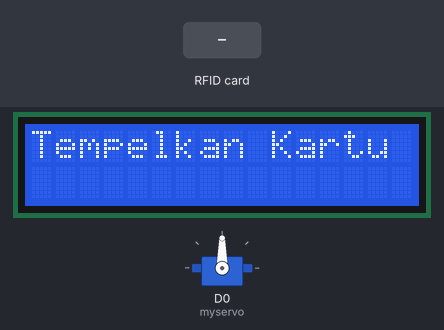
Recording of a program running on a simulated ESP8266 (NodeMCU). Parts: servo, 16×2 character LCD. Inputs (shaded band) come from the test bench. WiFi joins after 1.5 s; servers stay silent unless stated; uploads are accepted with an empty reply; what the program prints to the serial monitor is not drawn.

Above: at 3.3 s.
3.4 s: RFID card 5E 7A 19 C4 held to the reader
At 4.4 s:
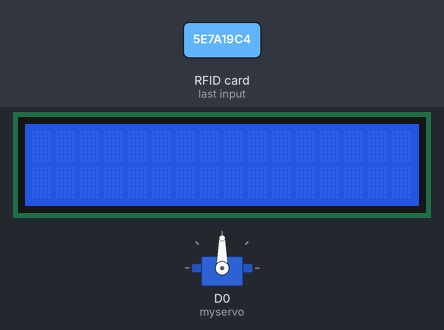
Timing chart, 0 to 6.4 s (numbered marks = the images above; inputs shaded):
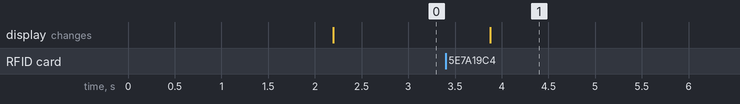

Measured:
- after the input at 3.4 s, the display: changes after 0.48 s (image 1)

The program:

main.cpp
```cpp
#include <Arduino.h>
#include <Servo.h> // Library untuk Servo
#include <LiquidCrystal_I2C.h>
#include <SPI.h>
#include <MFRC522.h>
#include <ArduinoJson.h>
#include <ESP8266WiFi.h>
#include <ESP8266HTTPClient.h>
#include <WiFiClient.h>

#define RST_PIN D1
#define SDA_PIN D2

LiquidCrystal_I2C lcd(0x27, 16, 2);
MFRC522 mfrc522(SDA_PIN, RST_PIN);
Servo myservo; // Inisialisasi objek Servo
const char *ssid = "YOUR_WIFI";
const char *password = "*********";
String content = "";

void setup()
{
  // myservo.attach(D6); // Pin Servo dihubungkan ke pin D1 pada NodeMCU
  Serial.begin(9600);
  SPI.begin();
  mfrc522.PCD_Init();
  Wire.begin(2, 0);

  myservo.attach(D0);
  lcd.begin(16, 2);
  lcd.init();
  lcd.backlight();
  lcd.setCursor(0, 0);
  WiFi.begin(ssid, password);
  while (WiFi.status() != WL_CONNECTED)
  {
    delay(1000);
    Serial.println("Connecting..");
  }
  Serial.print("Connected to: ");
  Serial.print("http://");
  Serial.print(WiFi.localIP());
  Serial.println("");
  lcd.print("Tempelkan Kartu");
  Serial.println("Tempelkan Kartu");
}

void scrollMessage(int row, String message, int delayTime, int totalColumns)
{
  for (int i = 0; i < totalColumns; i++)
  {
    message = " " + message;
  }
  message = message + " ";
  for (int position = 0; position < message.length(); position++)
  {
    lcd.setCursor(0, row);
    lcd.print(message.substring(position, position + totalColumns));
    delay(delayTime);
  }
}

void parseJson(String cts)
{
  WiFiClient client;
  HTTPClient http;
  http.begin(client, "http://192.168.1.12:8080/vendmcu/public/api/transaksi");
  http.addHeader("Content-Type", "application/x-www-form-urlencoded");
  int httpResponseCode = http.POST("uid=" + cts);
  delay(100);
  if (httpResponseCode > 0)
  {
    String response = http.getString();
    // Serial.println(response);
    char json[500];
    response.toCharArray(json, 500);
    StaticJsonDocument<200> doc;
    deserializeJson(doc, json);

    const char *status = doc["status"];
    const char *nama = doc["pelanggan"]["nama"];
    int saldo_sebelum = doc["pelanggan"]["saldo"];
    int nilai_transaksi = doc["nilai_transaksi"];
    int saldo_sekarang = doc["sisa_saldo"];

    Serial.println("=============== HASIL PARSING RESPONSE ===============");
    Serial.print("Status Transaksi = ");
    Serial.println(status);
    Serial.print("Nama Pengguna = ");
    Serial.println(nama);
    Serial.print("Saldo Sebelum = ");
    Serial.println(saldo_sebelum);
    Serial.print("Nilai Transaksi = ");
    Serial.println(nilai_transaksi);
    Serial.print("Saldo Sekarang = ");
    Serial.println(saldo_sekarang);
    Serial.println("======================================================");
    lcd.clear();

    if (String(status) == "Transaksi Sukses!")
    {
      lcd.print(status);
      myservo.write(180);
      delay(1000);
      myservo.write(90);
      delay(50);
      scrollMessage(1, "Sisa Saldo: " + String(saldo_sekarang), 200, 16);
    }
    else
    {
      scrollMessage(0, status, 200, 16);
      if (String(status) == "Saldo Tidak Cukup!")
      {
        scrollMessage(1, "Sisa Saldo: " + String(saldo_sekarang), 200, 16);
      }

    }
    lcd.clear();
  }
  else
  {
    Serial.print("Error on sending POST: ");
    Serial.println(httpResponseCode);
    scrollMessage(0, "Transaksi Gagal", 200, 16);
  }
  delay(1000);
  http.end();
}

void loop()
{
  content = "";
  if (WiFi.status() == WL_CONNECTED)
  {
    if (!mfrc522.PICC_IsNewCardPresent())
    {
      return;
    }

    if (!mfrc522.PICC_ReadCardSerial())
    {
      return;
    }

    Serial.print("UID tag :");

    for (byte i = 0; i < mfrc522.uid.size; i++)
    {
      Serial.print(mfrc522.uid.uidByte[i] < 0x10 ? " 0" : " ");
      Serial.print(mfrc522.uid.uidByte[i], HEX);
      content.concat(String(mfrc522.uid.uidByte[i] < 0x10 ? " 0" : " "));
      content.concat(String(mfrc522.uid.uidByte[i], HEX));
    }

    content.toUpperCase();

    Serial.println();
    parseJson(content);
    delay(1000);
    lcd.clear();
    lcd.setCursor(0, 0);
    lcd.print("Tempelkan Kartu");
  }
  else
  {
    Serial.println("Error in WiFi connection");
  }
}
```
